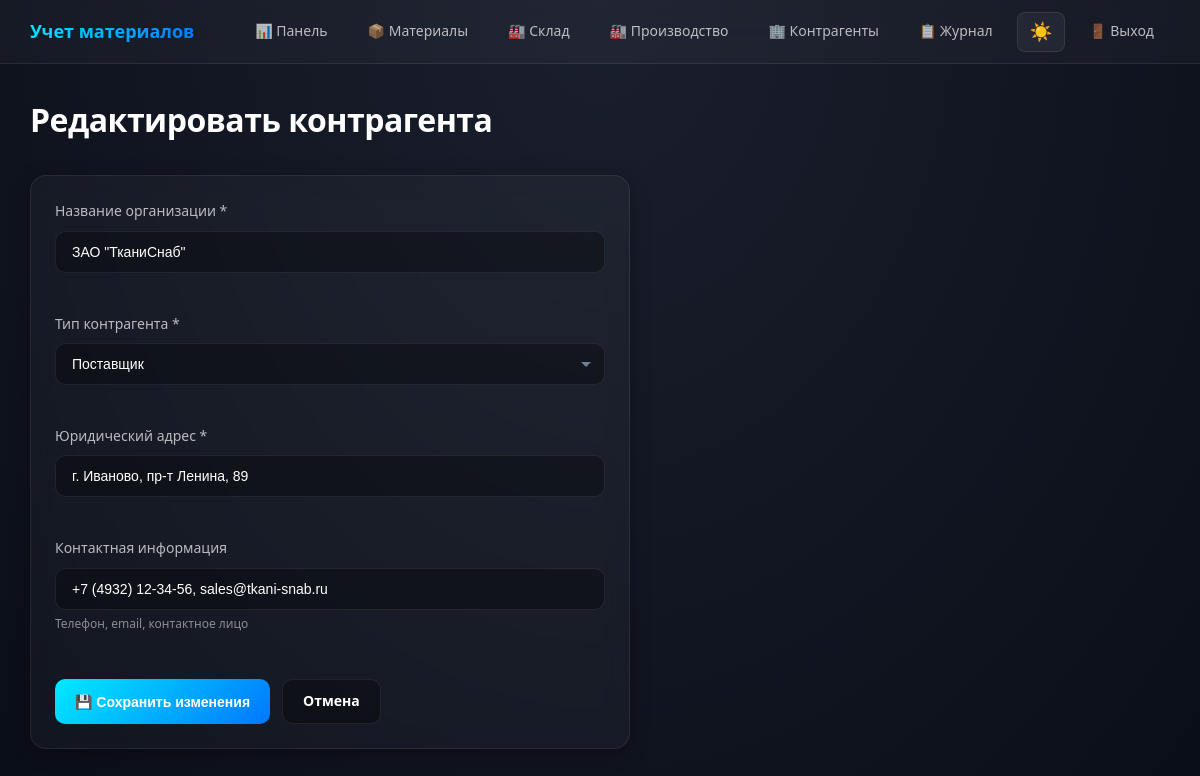
Screenshot of /contractors/3/edit/ (signed in) with the database file from the repository.
### warehouse/models.py (models this page shows, shortened)
class Contractor(models.Model):
    TYPE_CHOICES = [('supplier', 'Поставщик'), ('customer', 'Заказчик')]
    name = models.CharField(max_length=255)
    address = models.CharField(max_length=255)
    contractor_type = models.CharField(max_length=20, choices=TYPE_CHOICES)
    contact_info = models.CharField(max_length=255, null=True, blank=True)
    created_at = models.DateTimeField(auto_now_add=True, null=True)
    class Meta:
        ordering = ['name']

### warehouse/views.py (the view)
# urls.py: path('contractors/<int:pk>/edit/', views.edit_contractor, name='edit_contractor'),
@login_required
def edit_contractor(request, pk):
    contractor = get_object_or_404(Contractor, pk=pk)
    if request.method == 'POST':
        form = ContractorForm(request.POST, instance=contractor)
        if form.is_valid():
            form.save()
            messages.success(request, 'Контрагент обновлен')
            return redirect('contractors')
    else:
        form = ContractorForm(instance=contractor)
    return render(request, 'warehouse/edit_contractor.html', {
        'form': form,
        'contractor': contractor
    })

### warehouse/forms.py
class ContractorForm(forms.ModelForm):
    class Meta:
        model = Contractor
        fields = ['name', 'contractor_type', 'address', 'contact_info']
        widgets = {
            'name': forms.TextInput(attrs={
                'class': 'form-control',
                'placeholder': 'Название компании'
            }),
            'contractor_type': forms.Select(attrs={'class': 'form-control'}),
            'address': forms.TextInput(attrs={
                'class': 'form-control',
                'placeholder': 'Юридический адрес'
            }),
            'contact_info': forms.TextInput(attrs={
                'class': 'form-control',
                'placeholder': 'Телефон, email...'
            }),
        }

### templates/warehouse/edit_contractor.html (shortened to what this page needs)
{% extends "base.html" %}
{% block content %}
<div class="page-header">
    <h1 class="page-title">Редактировать контрагента</h1>
</div>
<div class="card" style="max-width: 600px;">
    <form method="post">
        <div style="display: grid; grid-template-columns: repeat(2, 1fr); gap: 20px;">
            <div class="form-group" style="grid-column: 1 / -1;">
                <label class="form-label">Название организации *</label>
                {{ form.name }}
            </div>
            <div class="form-group" style="grid-column: 1 / -1;">
                <label class="form-label">Тип контрагента *</label>
                {{ form.contractor_type }}
            </div>
            <div class="form-group" style="grid-column: 1 / -1;">
                <label class="form-label">Юридический адрес *</label>
                {{ form.address }}
            </div>
            <div class="form-group" style="grid-column: 1 / -1;">
                <label class="form-label">Контактная информация</label>
                {{ form.contact_info }}
                <small style="color: var(--text-muted); font-size: 12px;">Телефон, email, контактное лицо</small>
            </div>
        </div>
        <div style="margin-top: 24px; display: flex; gap: 12px;">
            <button type="submit" class="btn btn-primary">💾 Сохранить изменения</button>
            <a href="{% url 'contractors' %}" class="btn btn-secondary">Отмена</a>
        </div>
    </form>
</div>
{% endblock %}

### static/css/style.css (style rules this page uses)
:root { --primary: #00eaff; --primary-dark: #0077ff; --danger: #ff416c; --warning: #f9d423; --success: #00b09b; --info: #00eaff; --bg-body: #0a0e17; --bg-card: rgba(255, 255, 255, 0.03); --bg-input: rgba(0, 0, 0, 0.3); --bg-hover: rgba(255, 255, 255, 0.05); --border: rgba(255, 255, 255, 0.08); --border-focus: rgba(0, 234, 255, 0.4); --text-primary: #ffffff; --text-secondary: rgba(255, 255, 255, 0.7); --text-muted: rgba(255, 255, 255, 0.5); --shadow: 0 4px 20px rgba(0, 0, 0, 0.3); --shadow-glow: 0 0 20px rgba(0, 234, 255, 0.3); --gradient-body: radial-gradient(ellipse at top, #1a1f2e 0%, #0a0e17 100%); --gradient-primary: linear-gradient(135deg, #00eaff 0%, #0077ff 100%); --gradient-danger: linear-gradient(135deg, #ff416c 0%, #ff4b2b 100%); }
* { margin: 0; padding: 0; box-sizing: border-box; }
html { font-size: 16px; scroll-behavior: smooth; }
body { font-family: 'Segoe UI', system-ui, -apple-system, BlinkMacSystemFont, sans-serif; background: var(--gradient-body); background-attachment: fixed; color: var(--text-primary); min-height: 100vh; line-height: 1.6; transition: background 0.3s ease, color 0.3s ease; }
body, div, span, p, h1, h2, h3, h4, h5, h6, label, input, textarea, select, button, a, li, td, th, strong, em, small { color: var(--text-primary); }
.page-header { display: flex; justify-content: space-between; align-items: center; margin-bottom: 30px; flex-wrap: wrap; gap: 16px; }
.page-title { font-size: 32px; font-weight: 700; letter-spacing: -0.5px; color: var(--text-primary); }
.card { background: var(--bg-card); border: 1px solid var(--border); border-radius: 16px; padding: 24px; backdrop-filter: blur(10px); -webkit-backdrop-filter: blur(10px); transition: all 0.3s ease; box-shadow: var(--shadow); }
.btn { display: inline-flex; align-items: center; justify-content: center; gap: 8px; padding: 10px 20px; border-radius: 10px; font-size: 14px; font-weight: 600; border: none; cursor: pointer; transition: all 0.3s ease; text-decoration: none; white-space: nowrap; }
.btn-primary { background: var(--gradient-primary); color: white; }
.btn-secondary { background: var(--bg-input); color: var(--text-primary); border: 1px solid var(--border); }
.form-group { margin-bottom: 20px; }
.form-label { display: block; margin-bottom: 8px; font-size: 14px; font-weight: 500; color: var(--text-secondary); }
.form-control { width: 100%; padding: 12px 16px; background: var(--bg-input); border: 1px solid var(--border); border-radius: 10px; color: var(--text-primary); font-size: 14px; transition: all 0.3s ease; }
.form-control::placeholder { color: var(--text-muted); opacity: 0.7; }
select.form-control { appearance: none; background-repeat: no-repeat; background-position: right 12px center; padding-right: 36px; }
[data-theme="dark"] select.form-control, select.form-control { background-repeat: no-repeat; background-position: right 12px center; background-size: 12px; -webkit-appearance: none; -moz-appearance: none; appearance: none; padding-right: 36px; }

### rows the page displays
Contractor: name "ЗАО \"ТканиСнаб\"", contractor_type "Поставщик", address "г. Иваново, пр-т Ленина, 89", contact_info "+7 (4932) 12-34-56, sales@tkani-snab.ru"
